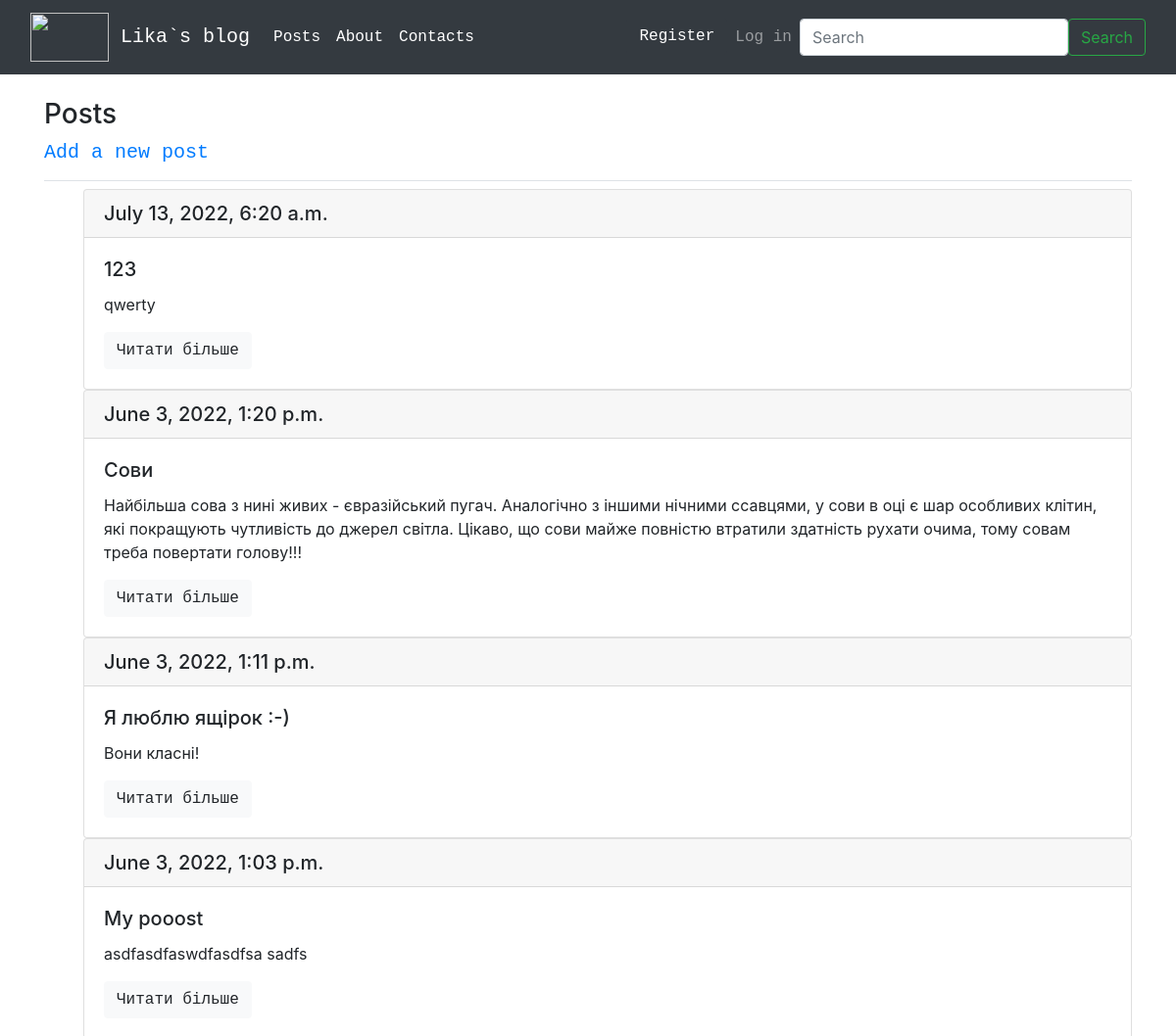
/posts/ (upper part), run on an earlier commit of the app's database.
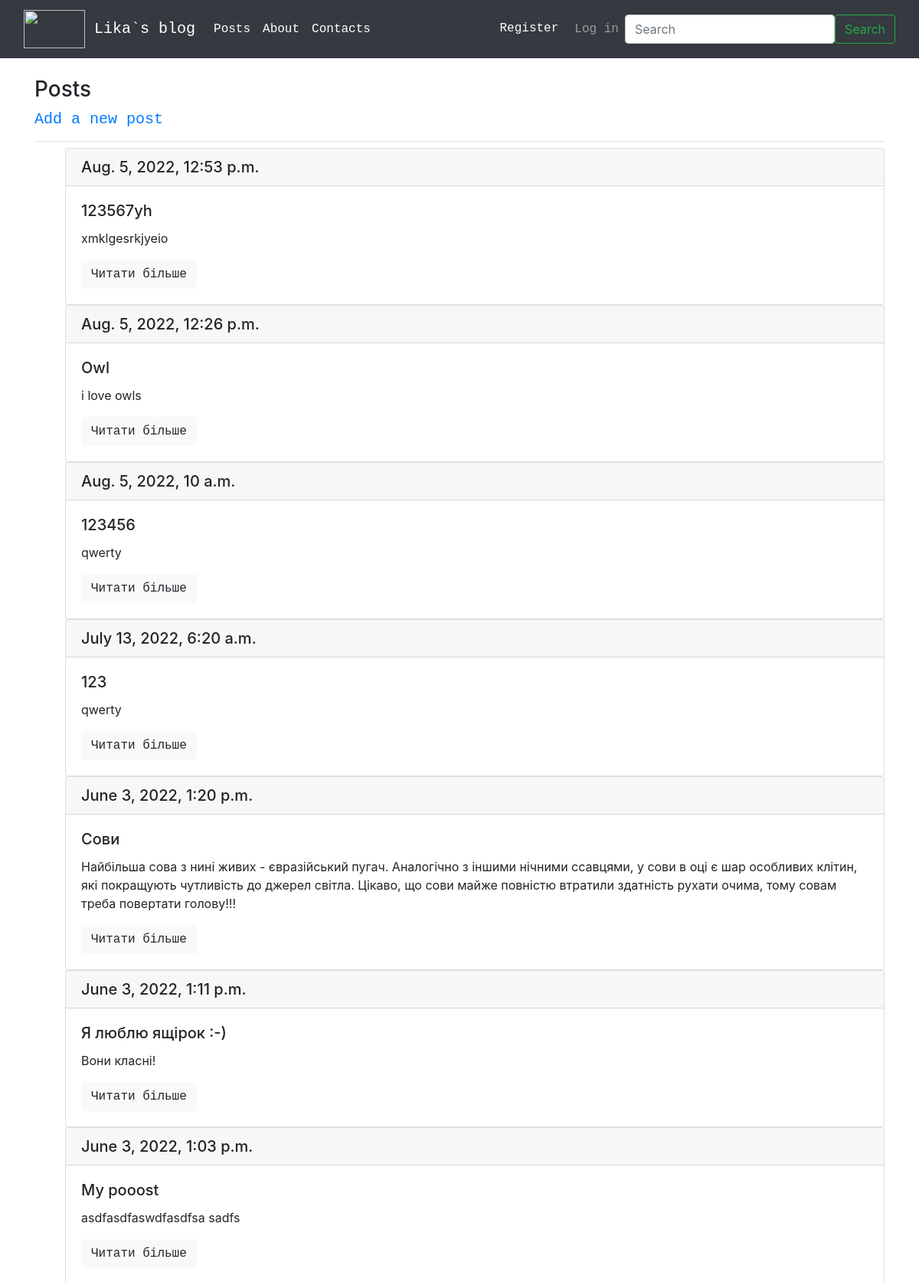
And on a later commit of the database.
### blogs/models.py (models this page shows, shortened)
class BlogPost(models.Model):
    title = models.CharField(max_length=200, db_index=True)
    text = models.TextField()
    image = models.ImageField(upload_to='images/%Y/%m/%d/', blank=True)
    date_added = models.DateTimeField(auto_now_add=True)
    owner = models.ForeignKey(User, on_delete=models.CASCADE) #on_delete=, blank=True, null=True

### blogs/views.py (the view)
# urls.py: path('posts/', views.posts, name='posts'),
def posts(request):
    search_query = request.GET.get('search', '')
    if search_query:
        posts = BlogPost.objects.filter(Q(title__icontains=search_query) | Q(text__icontains=search_query))
    else:
        posts = BlogPost.objects.order_by('-date_added')
    context = {'posts': posts}
    return render(request, 'blogs/posts.html', context)

### blogs/templates/blogs/posts.html
{% extends "blogs/base.html" %}
{% block page_header %}
  <h3>Posts</h3>
  <h5><a href="{% url 'blogs:new_post' %}">Add a new post</a></h5>
{% endblock page_header %}
{% block content %}
  <ul>
    {% for post in posts %}
    <div class="card">
      <h5 class="card-header">{{ post.date_added }}</h5>
      <div class="card-body">
        <h5 class="card-title">{{ post.title }}</h5>
        <p class="card-text">{{ post.text|truncatewords:50}}</p>
        <a href="{% url 'blogs:post' post_id=post.id %}" class="btn btn-light">Читати більше</a>
      </div>
    </div>
    {% empty %}
      <li><h5>No posts have been added yet.</h5></li>
    {% endfor %}
  </ul>
{% endblock content %}

What changed in the data, as far as the page shows it:
added BlogPost: date_added "Aug. 5, 2022, 12:53 p.m.", title "123567yh", text "xmklgesrkjyeio"
added BlogPost: date_added "Aug. 5, 2022, 12:26 p.m.", title "Owl", text "i love owls"
added BlogPost: date_added "Aug. 5, 2022, 10 a.m.", title "123456", text "qwerty"
